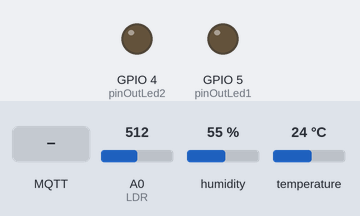
The sketch below on a simulated ESP8266 (NodeMCU). Shown: output pins drawn as LEDs (lit = HIGH). The test bench sets the inputs (shaded band); at power-on: A0 (LDR) = 512, humidity 55 %, temperature 24 °C. WiFi joins after 1.5 s; servers stay silent unless stated; no MQTT or app messages arrive unless stated; what the sketch prints to the serial monitor is not drawn.

Above: at 2.7 s.
2.8 s: MQTT message "on" arrives on the first subscribed topic
At 4.5 s:
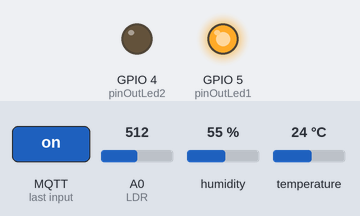
5.0 s: MQTT message "on" arrives on the second subscribed topic
At 6.8 s:
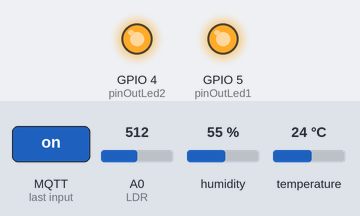
7.1 s: MQTT message "off" arrives on the first subscribed topic
At 8.4 s:
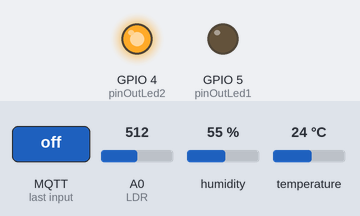
Timing chart, 0 to 10.1 s (numbered marks = the images above; inputs shaded):
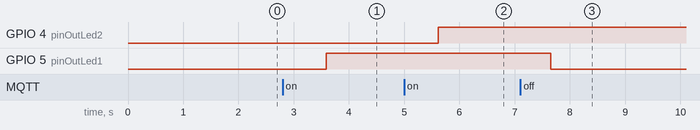

Measured:
- after the input at 2.8 s, GPIO 5 (pinOutLed1): LOW → HIGH after 0.79 s
- after the input at 5.0 s, GPIO 4 (pinOutLed2): LOW → HIGH after 0.62 s
- after the input at 7.1 s, GPIO 5 (pinOutLed1): HIGH → LOW after 0.55 s

The sketch:

BTL_mcb.ino
```cpp
#include <ESP8266WiFi.h>
#include <String.h>
#include <PubSubClient.h>
#include "DHT.h"

#define DHTPIN 14
#define DHTTYPE DHT11
#define LDR A0
#define pinOutLed1 5 // D1
#define pinOutLed2 4 // D2
#define wifi_ssid "Thuy"
#define wifi_password "12345679"
#define mqtt_server "broker.mqttdashboard.com"
#define mqtt_user "thuy"
#define mqtt_password "123456"
#define topic "138"
DHT dht(DHTPIN, DHTTYPE);

WiFiClient espClient;
PubSubClient client(espClient);

void setup() {
  pinMode(pinOutLed1, OUTPUT);
  pinMode(pinOutLed2, OUTPUT);
  Serial.begin(115200);
  dht.begin();
  setup_wifi();
  client.setServer(mqtt_server, 1883);
  client.setCallback(callback);
}

void setup_wifi() {
  delay(10);
  Serial.println();
  Serial.print("Connecting to ");
  Serial.println(wifi_ssid);
  WiFi.begin(wifi_ssid, wifi_password);
  while (WiFi.status() != WL_CONNECTED) {
    delay(500);
    Serial.print(".");
  }
  Serial.println("");
  Serial.println("WiFi connected");
}

void reconnect() {
  while (!client.connected()) {
    Serial.print("Attempting MQTT connection...");
    String clientName = "thuy";
    if (client.connect(clientName.c_str(), mqtt_user, mqtt_password)) {
      Serial.println("connected");
      client.subscribe("Led1");
      client.subscribe("Led2");
    } else {
      Serial.println("failed, try again in 5 seconds");
      delay(5000);
    }
  }
}

void callback(String topic_sub, byte *payload, unsigned int length) {
    Serial.print("Message arrived in topic: ");
    Serial.println(topic_sub);
    Serial.print("Message:");
    String message = "";
    for (int i = 0; i < length; i++) {
        message = message + (char) payload[i];  // convert *byte to string
    }
  Serial.print(message);
  Serial.println();
  if(topic_sub == "Led1"){
    if(message == "on"){
      digitalWrite(pinOutLed1, HIGH);
      Serial.print("on");
    }
    if(message == "off"){
      digitalWrite(pinOutLed1, LOW);
       Serial.print("Off");
    }
  }
  if(topic_sub == "Led2"){
    if(message == "on"){
      digitalWrite(pinOutLed2, HIGH);
      Serial.print("on");
    }
    if(message == "off"){
      digitalWrite(pinOutLed2, LOW);
      Serial.print("off");
    }
  }
}


void loop() {
  if (!client.connected()) {
    reconnect();
  }
  client.loop();
  delay(1000);
  float hum = dht.readHumidity();
  float temp = dht.readTemperature();
  float lux = analogRead(LDR);
  if (isnan(hum) || isnan(temp) || isnan(lux)) {
    Serial.println("Failed to read from sensor!");
    return;
  }
  String msg = String(temp) + " " + String(hum) + " " + String(lux);
  client.publish(topic, msg.c_str(), true);
  Serial.printf("Publishing on topic %s \n", topic);
  Serial.printf("Message: %.2f %.2f %.2f\n", temp, hum, lux);
}
```
